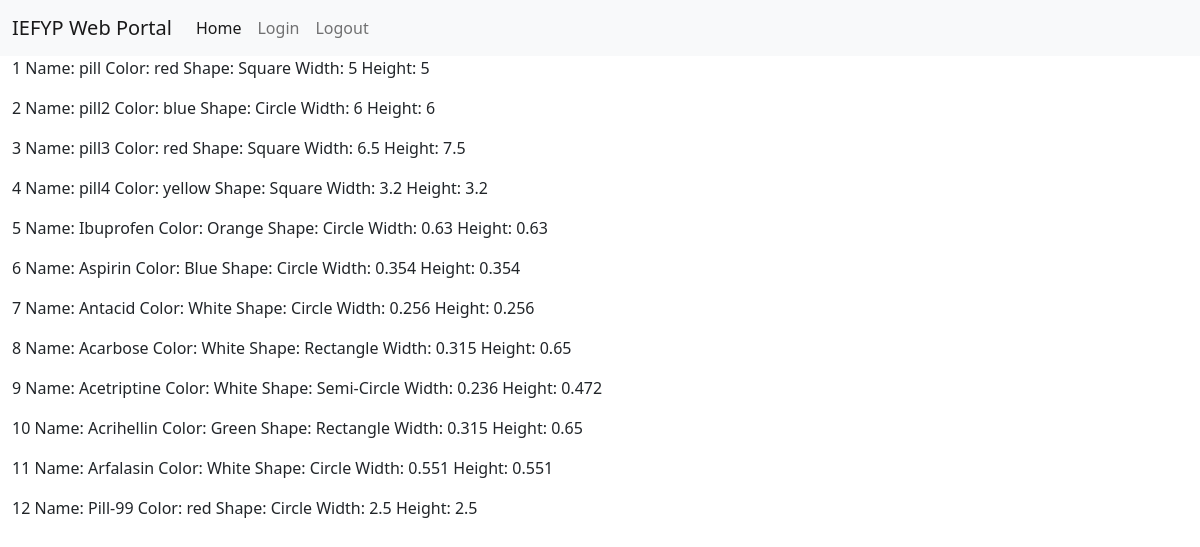
/view, run on the app's committed database.
### api.py (models this page shows, shortened)
class Pill(db.Model):
    tablename = 'pill'
    id = db.Column(db.Integer, primary_key=True)
    name = db.Column(db.String(100), unique=True, nullable=False)
    color = db.Column(db.Text, nullable=False)
    shape = db.Column(db.Text, nullable=False)
    width = db.Column(db.Text, nullable=False)
    height = db.Column(db.Text, nullable=False)
    pill_prescription = db.relationship("Prescription", backref="pill")

### api.py (the view)
@app.route('/view')
def view():
    return render_template('view.html', values=Pill.query.all())

### templates/view.html (shortened to what this page needs)
{% extends "base.html" %}
{% block content %}
    {% for item in values %}
        <p>{{item.id}} Name: {{item.name}} Color: {{item.color}} Shape: {{item.shape}} Width: {{item.width}} Height: {{item.height}}</p>
    {% endfor %}
{% endblock %}

### templates/base.html (shortened to what this page needs)
<html>
<head>
    <link href="https://cdn.jsdelivr.net/npm/bootstrap@5.1.3/dist/css/bootstrap.min.css" rel="stylesheet"
>
</head>
<body>
    <nav class="navbar navbar-expand-lg navbar-light bg-light">
        <div class="container-fluid">
            <a class="navbar-brand" href="#">IEFYP Web Portal</a>
            <div class="collapse navbar-collapse" id="navbarSupportedContent">
                <ul class="navbar-nav me-auto mb-2 mb-lg-0">
                    <li class="nav-item">
                        <a class="nav-link active" aria-current="page" href="{{url_for('index')}}">Home</a>
                    </li>
                    <li class="nav-item">
                        <a class="nav-link" aria-current="page" href="{{url_for('login')}}">Login</a>
                    </li>
                    <li class="nav-item">
                        <a class="nav-link" aria-current="page" href="{{url_for('logout')}}">Logout</a>
                    </li>
                </ul>
            </div>
        </div>
    </nav>
    <div class="container-fluid">
        {% block content %}
        {% endblock %}
    </div>
</body>
</html>

### data on the page
Pill: id "1", name "pill", color "red", shape "Square", width "5", height "5"
Pill: id "2", name "pill2", color "blue", shape "Circle", width "6", height "6"
Pill: id "3", name "pill3", color "red", shape "Square", width "6.5", height "7.5"
Pill: id "4", name "pill4", color "yellow", shape "Square", width "3.2", height "3.2"
Pill: id "5", name "Ibuprofen", color "Orange", shape "Circle", width "0.63", height "0.63"
Pill: id "6", name "Aspirin", color "Blue", shape "Circle", width "0.354", height "0.354"
Pill: id "7", name "Antacid", color "White", shape "Circle", width "0.256", height "0.256"
Pill: id "8", name "Acarbose", color "White", shape "Rectangle", width "0.315", height "0.65"
Pill: id "9", name "Acetriptine", color "White", shape "Semi-Circle", width "0.236", height "0.472"
Pill: id "10", name "Acrihellin", color "Green", shape "Rectangle", width "0.315", height "0.65"
Pill: id "11", name "Arfalasin", color "White", shape "Circle", width "0.551", height "0.551"
Pill: id "12", name "Pill-99", color "red", shape "Circle", width "2.5", height "2.5"
